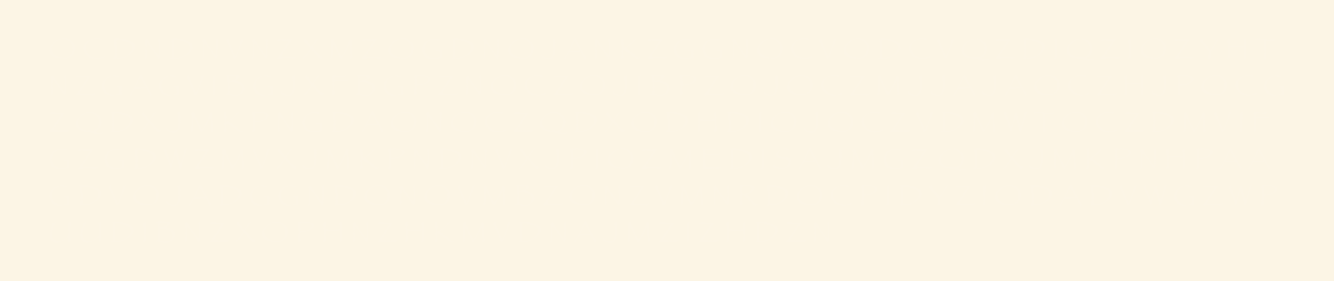
#> input picture wunder_image.png, 4000 x 842 px (shown at 1/3 size)
$ python decrypt.py
#> lines starting #> are read from the running program, lines starting #| are printed output that depends on the picture
from caesarcipher import CaesarCipher
from PIL import Image


def decrypt_image():
    img = Image.open('wunder_image.png')
#> img is the input picture: PIL image 4000x842 RGB; mean R, G, B 252, 245, 229.1
    pixel_map = img.load()
    width, height = img.size
#> width = 4000; height = 842
    mode = img.mode
#> mode = 'RGB'

    print(f'width: {width}, height: {height}')
#| width: 4000, height: 842

    new_image = Image.new(mode, (width, height))
#> new_image: PIL image 4000x842 RGB; every value is 0
    new_pixel_map = new_image.load()

    for x in range(width):
        for y in range(height):
            r, g, b = pixel_map[x, y]
            # print(r, g, b)
            if(b == 229):
                new_pixel_map[x, y] = (0, 0, 0)
                continue
            new_pixel_map[x, y] = (r, g, b)

    new_image.show()
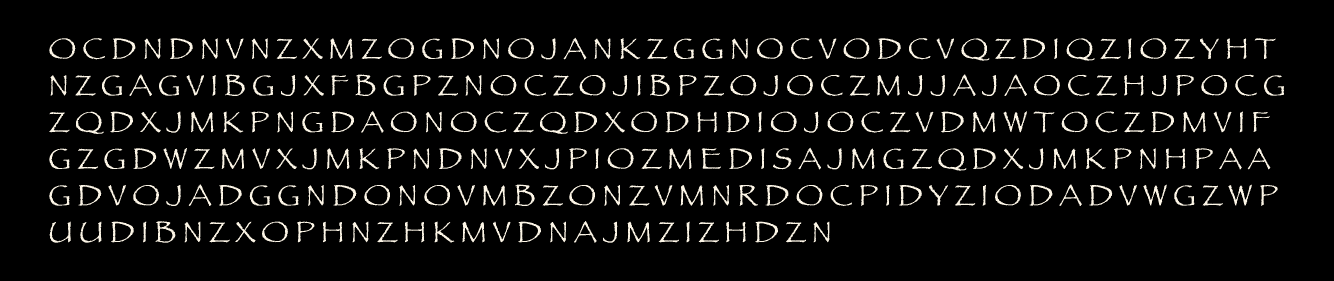
#> shown: PIL image 4000x842 RGB (shown at 1/3 size); mean R, G, B 16.3, 15.8, 14.9


def decrypt_caesar():
    revealed_text = 'OCDNDNVNZXMZOGDNOJANKZGGNOCVODCVQZDIQZIOZYHT NZGAGVIB GJXFB GPZNOCZOJIB PZOJOCZMJJAJAOCZHJPOCG ZQDXJMKPNGDAONOCZQDXODHDIO JOCZVDMWTOCZDMVIE GZGDWZMVXJMKPNDNVXJPIOZMEDISAJMGZQDXJMKPNHPAA GDVOJADGGNDONOVMBZONZUMNRDOCPIDYZIODADVWGZWP UUDIB NZXOPHNZHK MVDNAJMZIZHDZN'
    cipher = CaesarCipher(revealed_text)
    print(cipher.cracked)


decrypt_image()
decrypt_caesar()
#> (the call stopped at in decrypt_caesar, `cipher = CaesarCipher(revealed_text)`: caesarcipher is not available in this run)
